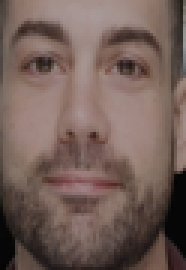
#> input picture workshop/test-data/train-recognition-extracted/001/AndreBurmeist-0-brightness-0.80.png, 62 x 90 px (shown 3 times larger)
$ python -i face_label.py   (imports and definitions only)
#> lines starting #> are read from the running program, lines starting #| are printed output that depends on the picture
import json
import os
import PIL.ExifTags
import PIL.Image
import PIL.ImageOps
import PIL.ImageDraw
from PIL import Image, ImageEnhance,ImageFilter

class FaceLabel:
    def __init__(self, labelFile) -> None:

        self.imageData = None
        self.videoFrame = None
        self.rectangles = None
        if type(labelFile) is str:
            filename,ext = os.path.splitext(os.path.basename(labelFile.lower()))
            if ext == '.json':
                self.loadFromFile(labelFile)
            else:
                img = PIL.Image.open(labelFile)
#> img is the input picture: PIL image 62x90 RGB; mean R, G, B 115.8, 95.2, 88.6
                self.points = None
                self.imageWidth,self.imageHeight = img.size
#> self.imageWidth = 62; self.imageHeight = 90
                self.name = filename
                self.folderName = os.path.basename(os.path.dirname(labelFile))
                self.imagePath = labelFile
        else:
            self.videoFrame = labelFile
            self.points = None

            image = PIL.Image.fromarray(self.videoFrame)

            self.imageWidth,self.imageHeight = image.size
            self.name = "N/A"
            self.imagePath = "N/A"


    # [44 lines left out: functions loadFromFile, saveAsJson, not called in this run]


    def attachRectangles(self,rectangles):
        self.rectangles = rectangles

    # [160 lines left out: functions attachMask, getRectFromMask, extract, extractToFile, saveImageWithLabel, getImageWithLabel, not called in this run]

    def _resizeImage(self,img,size=None):
        if size != None:
            # [5 lines of commented-out code are left out]

            img = img.resize(size)

        return img


    # [25 lines left out: functions getMask, getGrayImageData, not called in this run]

    def getProcessedImageData(self,size=None):
        image = self.getImageData(size)
        return self._applyImageProcessors(image)

    def _applyImageProcessors(self,image):
        image = image.convert('L')
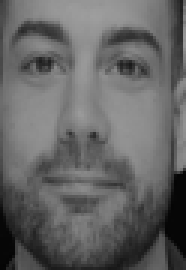
#> image: PIL image 62x90 L (shown 3 times larger); min 4, max 158, mean 100.6
        image = image.filter(ImageFilter.MedianFilter(size=3))
        sharp = ImageEnhance.Sharpness(image)
        image = sharp.enhance(1.5)
        enhancer = ImageEnhance.Contrast(image)
        image = enhancer.enhance(4.0)
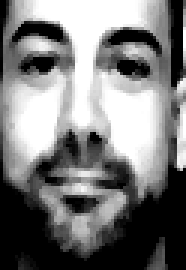
#> image: PIL image 62x90 L (shown 3 times larger); min 0, max 255, mean 122.8
        return image

    def getImageData(self,size=None):
        if self.videoFrame is not None:
            image = PIL.Image.fromarray(self.videoFrame)
            image = image.convert('RGB')
            image = self._resizeImage(image,size)
        else:
            image = PIL.Image.open(self.imagePath)
            image = image.convert('RGB')
            image = self._resizeImage(image,size)
        return image


    # [14 lines left out: function saveMask, not called in this run]


>>> result = FaceLabel('test-data/train-recognition-extracted/001/AndreBurmeist-0-brightness-0.80.png').getProcessedImageData()
